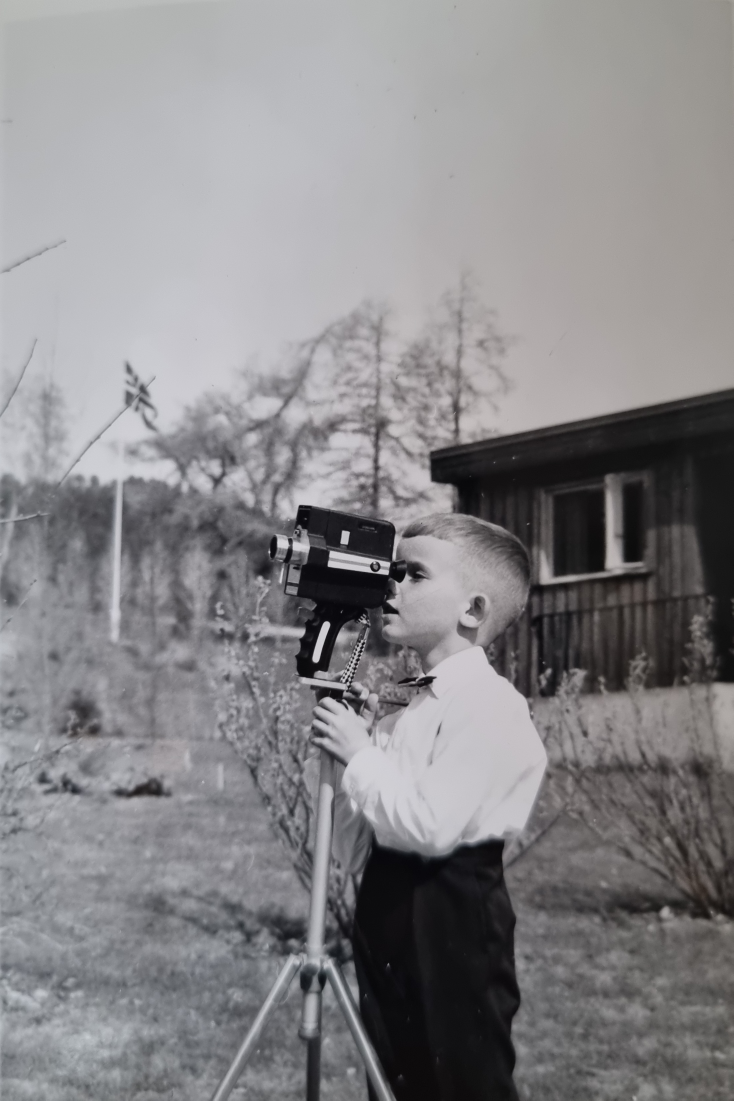
#> input picture Case2/test.jpg, 2200 x 3301 px, found by its file name (shown at 1/3 size)
$ python 'Bildet2 copy.py'
#> lines starting #> are read from the running program, lines starting #| are printed output that depends on the picture
import numpy as np
import matplotlib.pyplot as plt
from skimage.io import imread, imshow
from skimage.color import rgb2hsv, rgb2gray, rgb2yuv
from skimage import color, exposure, transform
from skimage.exposure import equalize_hist

dark_image = imread('test.jpg')
#> dark_image is the input picture: shape (3301, 2200, 3); mean R, G, B 135.2, 133.9, 136.2
dark_image_grey = rgb2gray(dark_image)
#plt.figure(num=None, figsize=(8, 6), dpi=80)
#plt.imshow(dark_image_grey, cmap='gray')

dark_image_grey_fourier = np.fft.fftshift(np.fft.fft2(dark_image_grey))
plt.figure(num=None, figsize=(8, 6), dpi=80)
plt.imshow(np.log(abs(dark_image_grey_fourier)), cmap='gray')
plt.savefig("out.jpg")
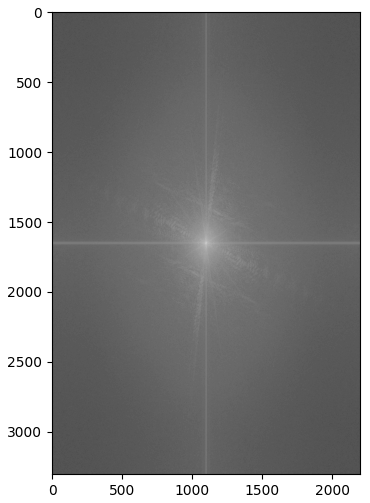
#> figure drawn by matplotlib, 1 panel

def fourier_masker_ver(image, i):
    f_size = 15
    dark_image_grey_fourier = np.fft.fftshift(np.fft.fft2(rgb2gray(image)))
    dark_image_grey_fourier[:225, 235:240] = i
    dark_image_grey_fourier[-225:,235:240] = i
    fig, ax = plt.subplots(1,3,figsize=(15,15))
    ax[0].imshow(np.log(abs(dark_image_grey_fourier)), cmap='gray')
    ax[0].set_title('Masked Fourier', fontsize = f_size)
    ax[1].imshow(rgb2gray(image), cmap = 'gray')
    ax[1].set_title('Greyscale Image', fontsize = f_size)
    ax[2].imshow(abs(np.fft.ifft2(dark_image_grey_fourier)), cmap='gray')
    ax[2].set_title('Transformed Greyscale Image', fontsize = f_size)
fourier_masker_ver(dark_image, 1)
plt.savefig("vert.jpg")
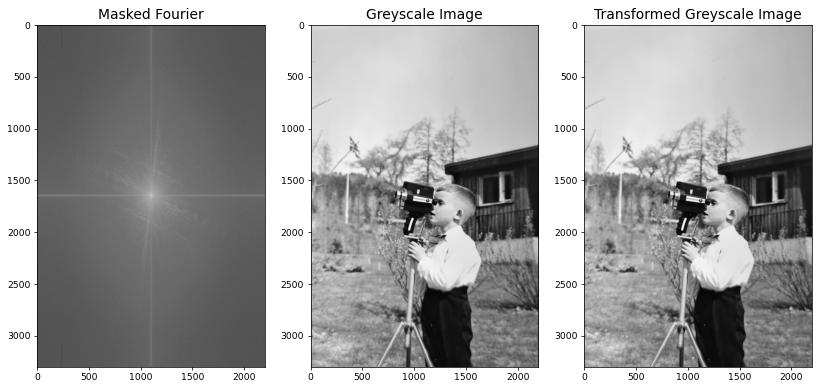
#> figure drawn by matplotlib, 3 panels

def fourier_masker_hor(image, i):
    f_size = 15
    dark_image_grey_fourier = np.fft.fftshift(np.fft.fft2(rgb2gray(image)))
    dark_image_grey_fourier[235:240, :230] = i
    dark_image_grey_fourier[235:240,-230:] = i
    fig, ax = plt.subplots(1,3,figsize=(15,15))
    ax[0].imshow(np.log(abs(dark_image_grey_fourier)), cmap='gray')
    ax[0].set_title('Masked Fourier', fontsize = f_size)
    ax[1].imshow(rgb2gray(image), cmap = 'gray')
    ax[1].set_title('Greyscale Image', fontsize = f_size)
    ax[2].imshow(abs(np.fft.ifft2(dark_image_grey_fourier)), cmap='gray')
    ax[2].set_title('Transformed Greyscale Image', fontsize = f_size)
    return plt

fourier_masker_hor(dark_image, 1)
plt.savefig("hor.jpg")

$ run again, with Case2/ChiragBilde.jpg copied over Case2/test.jpg
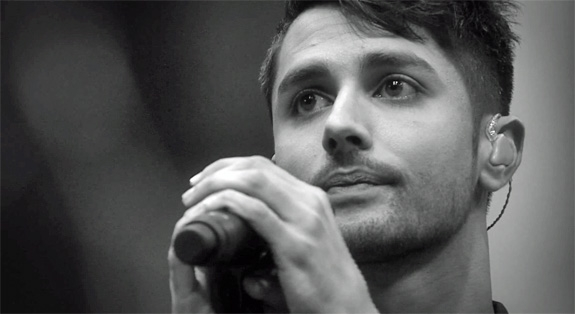
#> input picture Case2/ChiragBilde.jpg, 575 x 314 px, found by its file name
#> dark_image is the input picture: shape (314, 575, 3); mean R, G, B 87.1, 87.6, 87.6
#> `plt.savefig("out.jpg")`:
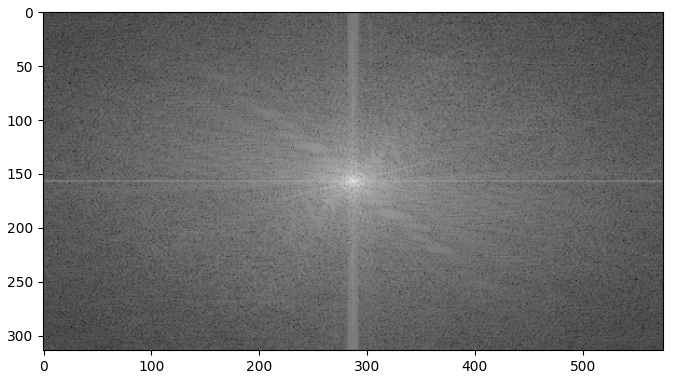
#> figure drawn by matplotlib, 1 panel
#> `plt.savefig("vert.jpg")`:
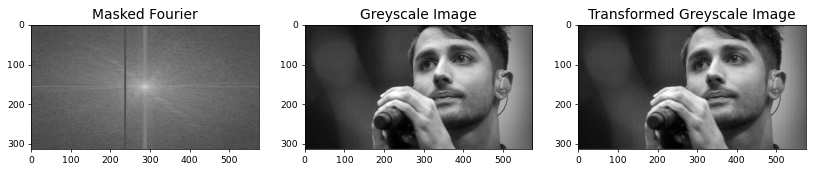
#> figure drawn by matplotlib, 3 panels

$ run again, with Case2/Dhoni-dive_165121_730x419-m.jpg copied over Case2/test.jpg
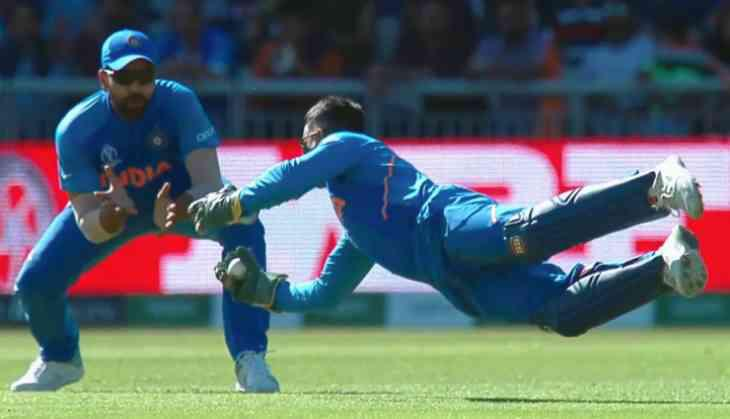
#> input picture Case2/Dhoni-dive_165121_730x419-m.jpg, 730 x 419 px, found by its file name
#> dark_image is the input picture: shape (419, 730, 3); mean R, G, B 91.5, 104.1, 106.3
#> `dark_image_grey = rgb2gray(dark_image)`:
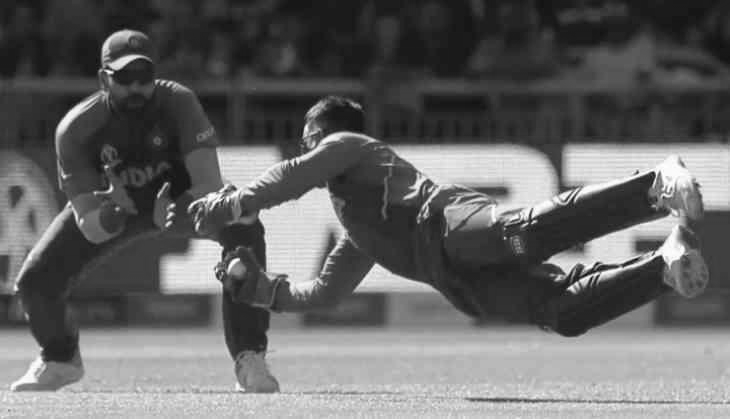
#> dark_image_grey: shape (419, 730) float64; min 0.0267, max 0.998, mean 0.398
#> `plt.savefig("vert.jpg")`:
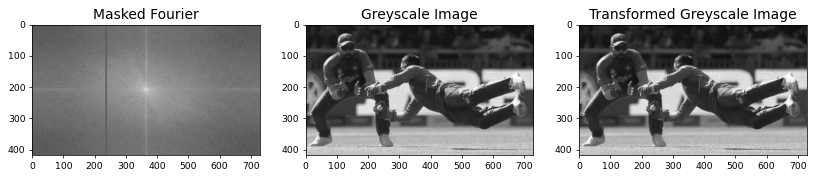
#> figure drawn by matplotlib, 3 panels
